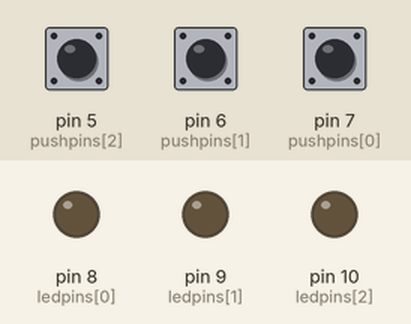
Simulated run of this sketch. Board: Arduino Uno, built with avr-gcc and run on an emulated ATmega328P. Shown: output pins drawn as LEDs (lit = HIGH). Inputs (shaded band) come from the test bench; at power-on: pin 5 (pushpins[2]) LOW, pin 6 (pushpins[1]) LOW, pin 7 (pushpins[0]) LOW.

Above: at 1.2 s.
1.3 s: pin 5 (pushpins[2]) pulled HIGH for 0.15 s
At 1.4 s:
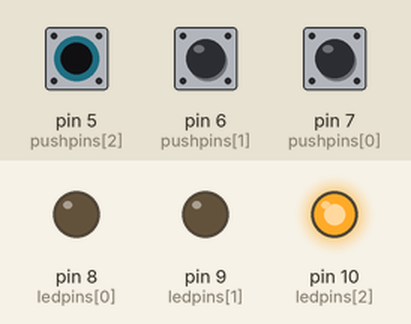
3.0 s: pin 6 (pushpins[1]) pulled HIGH for 0.15 s
At 3.1 s:
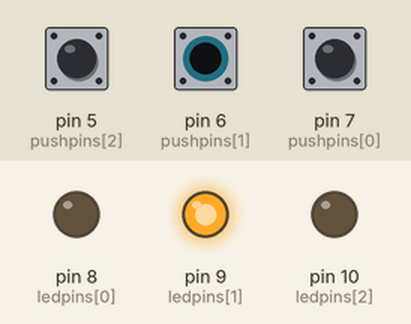
4.7 s: pin 7 (pushpins[0]) pulled HIGH for 0.15 s
At 4.8 s:
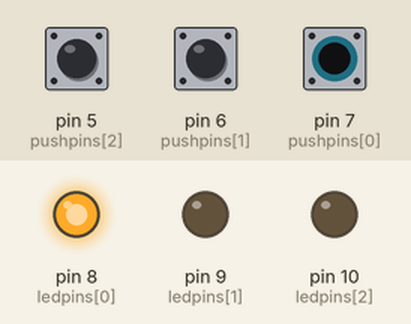
6.4 s: pin 7 (pushpins[0]) pulled HIGH for 3.2 s
At 10.8 s:
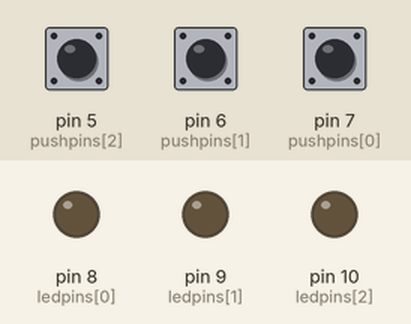
11.1 s: pin 5 (pushpins[2]) pulled HIGH for 3.2 s
At 12.1 s:
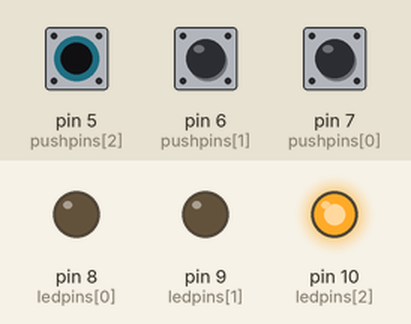
15.8 s: pin 5 (pushpins[2]) driven HIGH and pin 6 (pushpins[1]) driven HIGH
At 17.0 s:
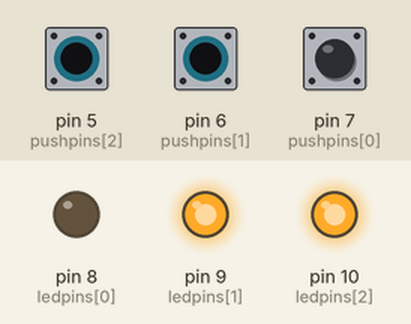
Timing chart, 0 to 18.3 s (numbered marks = the images above; inputs shaded):
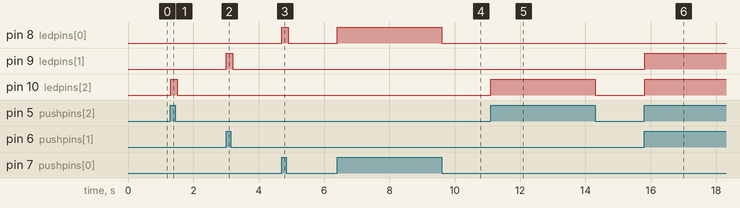

The sketch:

sesion14.ino
```cpp
int ledpins[] = {8, 9, 10};
int pushpins[] = {7, 6, 5};
int readings[3];

void setup()
{
  Serial.begin(9600);
  for(int k = 0; k < 3; k++) {
    pinMode(ledpins[k], OUTPUT);
    pinMode(pushpins[k], INPUT);
  }
}

void loop()
{
  for(int k = 0; k < 3; k++) {
    readings[k] = digitalRead(pushpins[k]);
  }

  for(int k = 0; k < 3; k++) {
    if(readings[k] == HIGH) {
      digitalWrite(ledpins[k], HIGH);
    } else {
      digitalWrite(ledpins[k], LOW);
    }
  }
  delay(100);
}
```

Measured:
- after the input at 1.3 s, pin 10 (ledpins[2]): LOW → HIGH at once, → LOW 0.20 s later
- after the input at 3.0 s, pin 9 (ledpins[1]): LOW → HIGH at once, → LOW 0.20 s later
- after the input at 4.7 s, pin 8 (ledpins[0]): LOW → HIGH at once, → LOW 0.20 s later
- after the input at 6.4 s, pin 8 (ledpins[0]): LOW → HIGH at once, → LOW 3.2 s later
- after the input at 11.1 s, pin 10 (ledpins[2]): LOW → HIGH at once, → LOW 3.2 s later
- after the input at 15.8 s, pin 9 (ledpins[1]), pin 10 (ledpins[2]): LOW → HIGH at once
